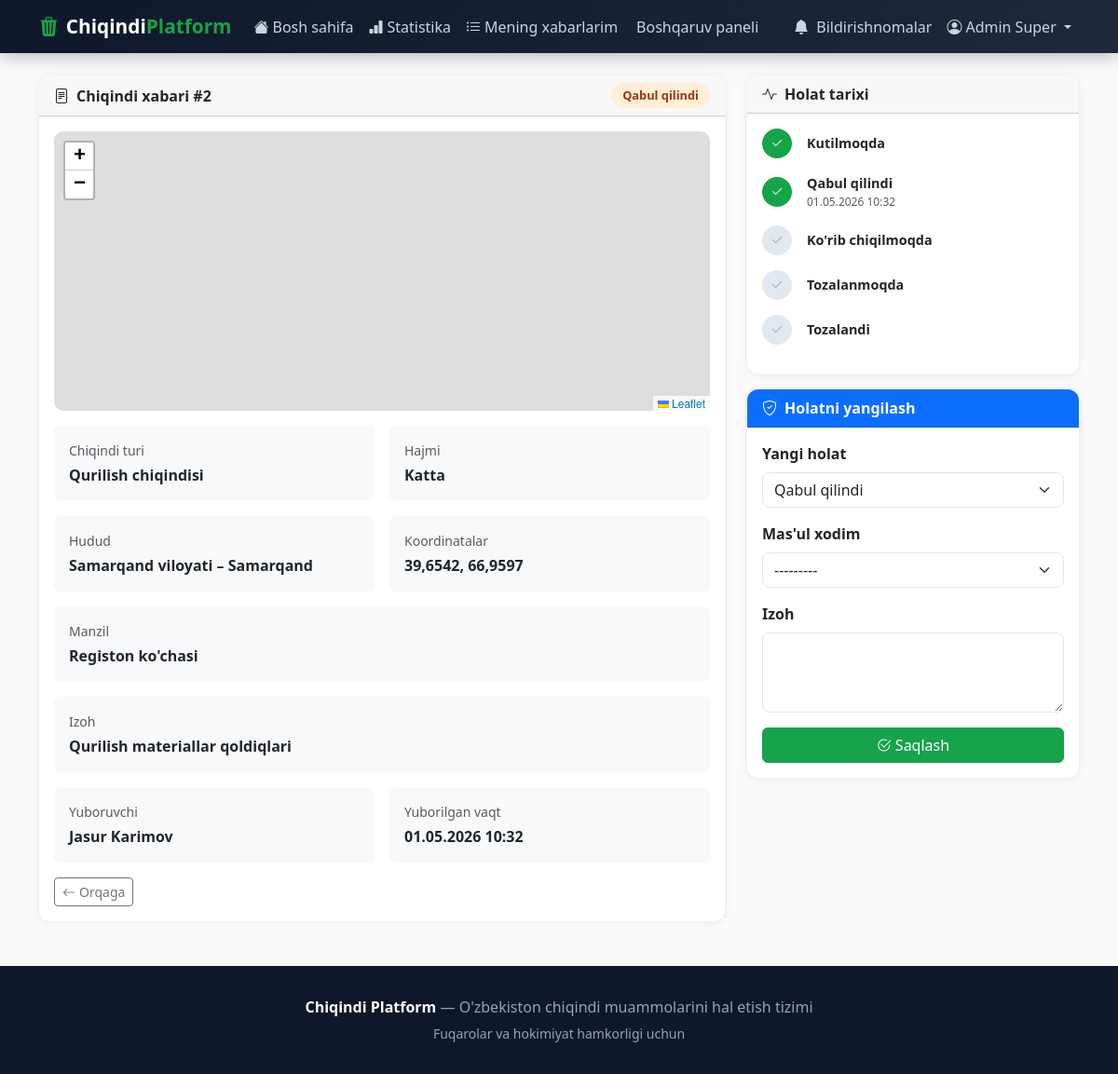
Screenshot of /report/2/ (signed in) with the database file from the repository.
### chiqindi_app/models.py (models this page shows, shortened)
class CustomUser(AbstractUser):
    ROLE_CITIZEN = 'fuqaro'
    ROLE_AUTHORITY = 'hokimiyat'
    ROLE_CHOICES = [
        (ROLE_CITIZEN, 'Fuqaro'),
        (ROLE_AUTHORITY, 'Hokimiyat xodimi'),
    ]
    role = models.CharField(max_length=20, choices=ROLE_CHOICES, default=ROLE_CITIZEN, verbose_name="Rol")
    phone = models.CharField(max_length=20, blank=True, verbose_name="Telefon")
    is_authority_approved = models.BooleanField(default=True, verbose_name="Tasdiqlangan")
    def is_citizen(self):
        return self.role == self.ROLE_CITIZEN
    def is_authority(self):
        return self.role == self.ROLE_AUTHORITY
    def __str__(self):
        return f"{self.get_full_name() or self.username} ({self.get_role_display()})"
    class Meta:
        verbose_name = "Foydalanuvchi"
        verbose_name_plural = "Foydalanuvchilar"

class WasteReport(models.Model):
    STATUS_PENDING = 'kutilmoqda'
    STATUS_ACCEPTED = 'qabul_qilindi'
    STATUS_IN_PROGRESS = 'jarayonda'
    STATUS_CLEANING = 'tozalanmoqda'
    STATUS_DONE = 'tozalandi'
    STATUS_CHOICES = [
        (STATUS_PENDING, 'Kutilmoqda'),
        (STATUS_ACCEPTED, 'Qabul qilindi'),
        (STATUS_IN_PROGRESS, 'Ko\'rib chiqilmoqda'),
        (STATUS_CLEANING, 'Tozalanmoqda'),
        (STATUS_DONE, 'Tozalandi'),
    ]
    WASTE_TYPE_CHOICES = [
        ('uy', 'Uy chiqindisi'),
        ('qurilish', 'Qurilish chiqindisi'),
        ('plastik', 'Plastmassa/Plastik'),
        ('xavfli', 'Xavfli chiqindilar'),
        ('boshqa', 'Boshqa'),
    ]
    SIZE_CHOICES = [
        ('kichik', 'Kichik'),
        ('orta', "O'rta"),
        ('katta', 'Katta'),
    ]
    citizen = models.ForeignKey(CustomUser, on_delete=models.CASCADE, related_name='reports', verbose_name="Fuqaro")
    latitude = models.FloatField(verbose_name="Kenglik")
    longitude = models.FloatField(verbose_name="Uzunlik")
    waste_type = models.CharField(max_length=20, choices=WASTE_TYPE_CHOICES, verbose_name="Chiqindi turi")
    size = models.CharField(max_length=10, choices=SIZE_CHOICES, verbose_name="Hajmi")
    description = models.TextField(blank=True, verbose_name="Izoh")
    image = models.ImageField(upload_to='reports/', blank=True, null=True, verbose_name="Rasm")
    status = models.CharField(max_length=20, choices=STATUS_CHOICES, default=STATUS_PENDING, verbose_name="Holati")
    viloyat = models.CharField(max_length=50, choices=VILOYATLAR, blank=True, verbose_name="Viloyat")
    tuman = models.CharField(max_length=100, blank=True, verbose_name="Tuman")
    address = models.CharField(max_length=255, blank=True, verbose_name="Manzil")
    created_at = models.DateTimeField(auto_now_add=True, verbose_name="Yaratilgan vaqt")
    updated_at = models.DateTimeField(auto_now=True, verbose_name="Yangilangan vaqt")
    assigned_to = models.ForeignKey(
        CustomUser, on_delete=models.SET_NULL, null=True, blank=True,
        related_name='assigned_reports', verbose_name="Mas'ul xodim"
    )
    authority_note = models.TextField(blank=True, verbose_name="Hokimiyat izohi")
    def get_marker_color(self):
        colors = {
            self.STATUS_PENDING: '#ef4444',
            self.STATUS_ACCEPTED: '#f97316',
            self.STATUS_IN_PROGRESS: '#eab308',
            self.STATUS_CLEANING: '#3b82f6',
            self.STATUS_DONE: '#22c55e',
        }
        return colors.get(self.status, '#6b7280')
    class Meta:
        verbose_name = "Chiqindi xabari"
        verbose_name_plural = "Chiqindi xabarlari"
        ordering = ['-created_at']

### chiqindi_app/views.py (the view)
# urls.py: path('report/<int:pk>/', views.report_detail, name='report_detail'),
def report_detail(request, pk):
    report = get_object_or_404(WasteReport, pk=pk)
    can_edit_status = request.user.is_authenticated and request.user.is_authority()
    status_form = None
    if can_edit_status and request.method == 'POST':
        old_status = report.status
        status_form = StatusUpdateForm(request.POST, instance=report)
        if status_form.is_valid():
            updated = status_form.save()
            if old_status != updated.status:
                send_notification(
                    recipient=report.citizen,
                    report=report,
                    notif_type=Notification.TYPE_STATUS_CHANGED,
                    message_text=f"Sizning #{report.pk}-xabaringiz holati o'zgardi: {report.get_status_display()}"
                )
                messages.success(request, f"Holat muvaffaqiyatli yangilandi: {report.get_status_display()}")
            return redirect('report_detail', pk=pk)
    elif can_edit_status:
        status_form = StatusUpdateForm(instance=report)
    return render(request, 'chiqindi_app/report_detail.html', {
        'report': report,
        'status_form': status_form,
        'can_edit': request.user.is_authenticated and request.user == report.citizen,
    })

### chiqindi_app/templates/chiqindi_app/report_detail.html (shortened to what this page needs)
{% extends 'chiqindi_app/base.html' %}
{% block content %}
<div class="row g-4">
    <div class="col-lg-8">
        <div class="card">
            <div class="card-header d-flex justify-content-between align-items-center">
                <span><i class="bi bi-file-text me-2"></i>Chiqindi xabari #{{ report.pk }}</span>
                <span class="status-badge status-{{ report.status }}">{{ report.get_status_display }}</span>
            </div>
            <div class="card-body">
                <div id="detail-map" style="height:300px;border-radius:10px;margin-bottom:1rem"></div>
                <div class="row g-3">
                    <div class="col-md-6">
                        <div class="p-3 bg-light rounded">
                            <div class="text-muted small mb-1">Chiqindi turi</div>
                            <strong>{{ report.get_waste_type_display }}</strong>
                        </div>
                    </div>
                    <div class="col-md-6">
                        <div class="p-3 bg-light rounded">
                            <div class="text-muted small mb-1">Hajmi</div>
                            <strong>{{ report.get_size_display }}</strong>
                        </div>
                    </div>
                    <div class="col-md-6">
                        <div class="p-3 bg-light rounded">
                            <div class="text-muted small mb-1">Hudud</div>
                            <strong>{{ report.get_viloyat_display }} – {{ report.tuman }}</strong>
                        </div>
                    </div>
                    <div class="col-md-6">
                        <div class="p-3 bg-light rounded">
                            <div class="text-muted small mb-1">Koordinatalar</div>
                            <strong>{{ report.latitude|floatformat:4 }}, {{ report.longitude|floatformat:4 }}</strong>
                        </div>
                    </div>
                    {% if report.address %}
                    <div class="col-12">
                        <div class="p-3 bg-light rounded">
                            <div class="text-muted small mb-1">Manzil</div>
                            <strong>{{ report.address }}</strong>
                        </div>
                    </div>
                    {% endif %}
                    {% if report.description %}
                    <div class="col-12">
                        <div class="p-3 bg-light rounded">
                            <div class="text-muted small mb-1">Izoh</div>
                            <strong>{{ report.description }}</strong>
                        </div>
                    </div>
                    {% endif %}
                    <div class="col-md-6">
                        <div class="p-3 bg-light rounded">
                            <div class="text-muted small mb-1">Yuboruvchi</div>
                            <strong>{{ report.citizen.get_full_name|default:report.citizen.username }}</strong>
                        </div>
                    </div>
                    <div class="col-md-6">
                        <div class="p-3 bg-light rounded">
                            <div class="text-muted small mb-1">Yuborilgan vaqt</div>
                            <strong>{{ report.created_at|date:"d.m.Y H:i" }}</strong>
                        </div>
                    </div>
                </div>
                <div class="mt-3 d-flex gap-2 flex-wrap">
                    <a href="{% url 'home' %}" class="btn btn-outline-secondary btn-sm"><i class="bi bi-arrow-left me-1"></i>Orqaga</a>
                </div>
            </div>
        </div>
    </div>
    <div class="col-lg-4">
        <div class="card mb-3">
            <div class="card-header"><i class="bi bi-activity me-2"></i>Holat tarixi</div>
            <div class="card-body">
                {% with statuses=report.STATUS_CHOICES %}
                <div class="position-relative">
                    {% for code, name in statuses %}
                    <div class="d-flex align-items-center mb-3">
                        <div class="rounded-circle d-flex align-items-center justify-content-center me-3 flex-shrink-0"
                             style="width:32px;height:32px;
                             background:{% if report.status == code %}#16a34a{% elif code == 'kutilmoqda' and report.status != 'kutilmoqda' %}#16a34a{% elif code == 'qabul_qilindi' and report.status in 'jarayonda,tozalanmoqda,tozalandi' %}#16a34a{% elif code == 'jarayonda' and report.status in 'tozalanmoqda,tozalandi' %}#16a34a{% elif code == 'tozalanmoqda' and report.status == 'tozalandi' %}#16a34a{% else %}#e2e8f0{% endif %};
                             color:{% if report.status == code or code == 'kutilmoqda' or code == 'qabul_qilindi' and report.status in 'jarayonda,tozalanmoqda,tozalandi' %}white{% else %}#94a3b8{% endif %}">
                            <i class="bi bi-check2" style="font-size:.9rem"></i>
                        </div>
                        <div>
                            <div class="fw-semibold" style="font-size:.9rem">{{ name }}</div>
                            {% if report.status == code %}
                            <div class="text-muted" style="font-size:.75rem">{{ report.updated_at|date:"d.m.Y H:i" }}</div>
                            {% endif %}
                        </div>
                    </div>
                    {% endfor %}
                </div>
                {% endwith %}
            </div>
        </div>
        {% if status_form %}
        <div class="card">
            <div class="card-header bg-primary text-white"><i class="bi bi-shield-check me-2"></i>Holatni yangilash</div>
            <div class="card-body">
                <form method="post">
                    <div class="mb-3">
                        <label class="form-label fw-semibold">Yangi holat</label>
                        {{ status_form.status }}
                    </div>
                    <div class="mb-3">
                        <label class="form-label fw-semibold">Mas'ul xodim</label>
                        {{ status_form.assigned_to }}
                    </div>
                    <div class="mb-3">
                        <label class="form-label fw-semibold">Izoh</label>
                        {{ status_form.authority_note }}
                    </div>
                    <button type="submit" class="btn btn-primary w-100">
                        <i class="bi bi-check2-circle me-1"></i>Saqlash
                    </button>
                </form>
            </div>
        </div>
        {% endif %}
    </div>
</div>
{% endblock %}

### chiqindi_app/templates/chiqindi_app/base.html (shortened to what this page needs)
<!DOCTYPE html>
<html lang="uz">
<head>
    <link href="https://cdn.jsdelivr.net/npm/bootstrap@5.3.2/dist/css/bootstrap.min.css" rel="stylesheet">
    <link href="https://cdn.jsdelivr.net/npm/bootstrap-icons@1.11.3/font/bootstrap-icons.min.css" rel="stylesheet">
    <link rel="stylesheet" href="https://unpkg.com/leaflet@1.9.4/dist/leaflet.css"/>
</head>
<body>
<nav class="navbar navbar-expand-lg navbar-dark">
    <div class="container">
        <a class="navbar-brand" href="{% url 'home' %}">
            <i class="bi bi-trash3-fill me-2" style="color: var(--primary)"></i>Chiqindi<span>Platform</span>
        </a>
        <div class="collapse navbar-collapse" id="navbarNav">
            <ul class="navbar-nav me-auto">
                <li class="nav-item">
                    <a class="nav-link {% if request.resolver_match.url_name == 'home' %}active{% endif %}" href="{% url 'home' %}">
                        <i class="bi bi-house-fill me-1"></i>Bosh sahifa
                    </a>
                </li>
                <li class="nav-item">
                    <a class="nav-link {% if request.resolver_match.url_name == 'statistics' %}active{% endif %}" href="{% url 'statistics' %}">
                        <i class="bi bi-bar-chart-fill me-1"></i>Statistika
                    </a>
                </li>
                {% if user.is_authenticated %}
                <li class="nav-item">
                    <a class="nav-link {% if request.resolver_match.url_name == 'my_reports' %}active{% endif %}" href="{% url 'my_reports' %}">
                        <i class="bi bi-list-ul me-1"></i>Mening xabarlarim
                    </a>
                </li>
                {% if user.is_authority or user.is_staff %}
                <li class="nav-item">
                    <a class="nav-link {% if request.resolver_match.url_name == 'authority_panel' %}active{% endif %}" href="{% url 'authority_panel' %}">
                        Boshqaruv paneli
                    </a>
                </li>
                {% endif %}
                {% endif %}
            </ul>
            <ul class="navbar-nav">
                {% if user.is_authenticated %}
                <li class="nav-item">
                    <a class="nav-link" href="{% url 'notifications' %}">
                        <i class="bi bi-bell-fill me-1"></i>
                        Bildirishnomalar
                    </a>
                </li>
                <li class="nav-item dropdown">
                    <a class="nav-link dropdown-toggle" href="#" data-bs-toggle="dropdown">
                        <i class="bi bi-person-circle me-1"></i>{{ user.get_full_name|default:user.username }}
                    </a>
                </li>
                {% else %}
                <li class="nav-item"><a class="nav-link" href="{% url 'login' %}"><i class="bi bi-box-arrow-in-right me-1"></i>Kirish</a></li>
                <li class="nav-item ms-2"><a class="btn btn-success btn-sm" href="{% url 'register' %}">Ro'yxatdan o'tish</a></li>
                {% endif %}
            </ul>
        </div>
    </div>
</nav>
<div class="container my-4">
    {% block content %}{% endblock %}
</div>
<footer>
    <div class="container text-center">
        <p class="mb-1"><strong style="color:#fff">Chiqindi Platform</strong> — O'zbekiston chiqindi muammolarini hal etish tizimi</p>
        <small>Fuqarolar va hokimiyat hamkorligi uchun</small>
    </div>
</footer>
</body>
</html>

### rows the page displays
CustomUser: get_full_name "Admin Super"
WasteReport: pk "2", status "Qabul qilindi", waste_type "Qurilish chiqindisi", size "Katta", viloyat "Samarqand viloyati", tuman "Samarqand", latitude "39,6542", longitude "66,9597", address "Registon ko'chasi", description "Qurilish materiallar qoldiqlari", citizen.get_full_name "Jasur Karimov", created_at "01.05.2026 10:32", updated_at "01.05.2026 10:32", assigned_to "---------"

### other values shown
{{ name }} "Kutilmoqda" "Qabul qilindi" "Ko'rib chiqilmoqda" "Tozalanmoqda" "Tozalandi"
